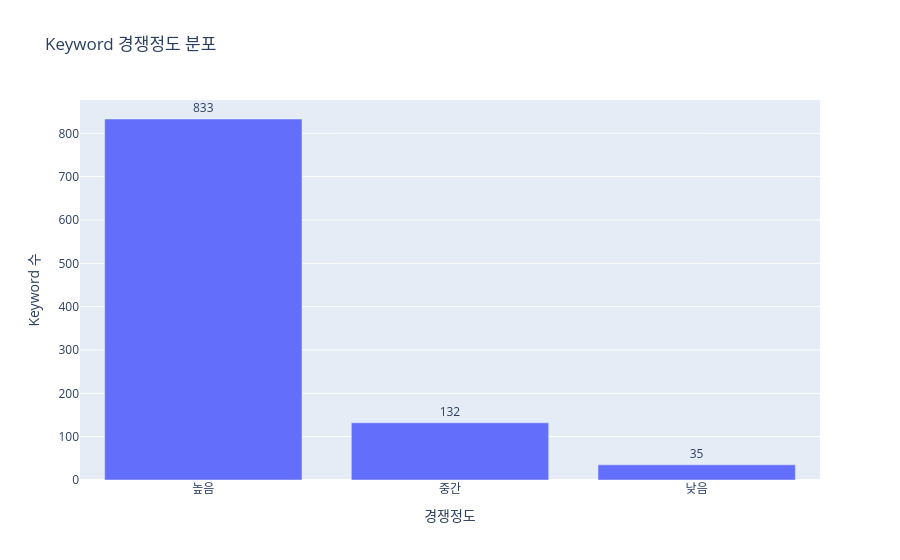

Notebook code cell kept with this figure:
### Code cell
fig = px.bar(
    competition_count,
    x="competition",
    y="count",

    title="Keyword 경쟁정도 분포",

    labels={
        "competition": "경쟁정도",
        "count": "Keyword 수"
    },

    text="count"
)

fig.update_traces(textposition="outside")

fig.show()

### Figure 1 — Plotly figure (JSON) as saved in the notebook; plotly's stock layout.template omitted (floating-point values rounded to 4 significant figures)
{"data": [{"alignmentgroup": "True", "hovertemplate": "경쟁정도=%{x}<br>Keyword 수=%{text}<extra></extra>", "legendgroup": "", "marker": {"color": "#636efa", "pattern": {"shape": ""}}, "name": "", "offsetgroup": "", "orientation": "v", "showlegend": false, "text": [833, 132, 35], "textposition": "outside", "type": "bar", "x": ["높음", "중간", "낮음"], "xaxis": "x", "y": [833, 132, 35], "yaxis": "y"}], "layout": {"barmode": "relative", "legend": {"tracegroupgap": 0}, "title": {"text": "Keyword 경쟁정도 분포"}, "xaxis": {"anchor": "y", "domain": [0, 1], "title": {"text": "경쟁정도"}}, "yaxis": {"anchor": "x", "domain": [0, 1], "title": {"text": "Keyword 수"}}}}
